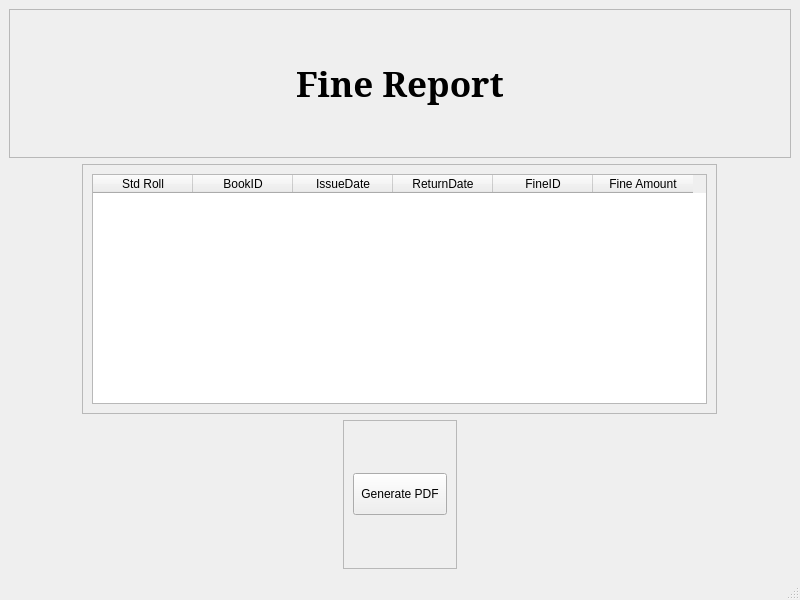
<?xml version="1.0" encoding="UTF-8"?>
<ui version="4.0">
 <class>fine</class>
 <widget class="QMainWindow" name="fine">
  <property name="geometry">
   <rect>
    <x>0</x>
    <y>0</y>
    <width>800</width>
    <height>600</height>
   </rect>
  </property>
  <property name="windowTitle">
   <string>MainWindow</string>
  </property>
  <widget class="QWidget" name="centralwidget">
   <layout class="QVBoxLayout" name="verticalLayout">
    <item>
     <widget class="QFrame" name="frame">
      <property name="frameShape">
       <enum>QFrame::StyledPanel</enum>
      </property>
      <property name="frameShadow">
       <enum>QFrame::Raised</enum>
      </property>
      <layout class="QVBoxLayout" name="verticalLayout_2">
       <item alignment="Qt::AlignHCenter">
        <widget class="QLabel" name="label">
         <property name="font">
          <font>
           <family>MS Serif</family>
           <pointsize>26</pointsize>
           <weight>75</weight>
           <bold>true</bold>
          </font>
         </property>
         <property name="text">
          <string>Fine Report</string>
         </property>
        </widget>
       </item>
      </layout>
     </widget>
    </item>
    <item alignment="Qt::AlignHCenter">
     <widget class="QFrame" name="frame_2">
      <property name="minimumSize">
       <size>
        <width>16</width>
        <height>0</height>
       </size>
      </property>
      <property name="maximumSize">
       <size>
        <width>1200</width>
        <height>250</height>
       </size>
      </property>
      <property name="frameShape">
       <enum>QFrame::StyledPanel</enum>
      </property>
      <property name="frameShadow">
       <enum>QFrame::Raised</enum>
      </property>
      <layout class="QVBoxLayout" name="verticalLayout_3">
       <item>
        <widget class="QTableWidget" name="table">
         <property name="minimumSize">
          <size>
           <width>615</width>
           <height>0</height>
          </size>
         </property>
         <property name="maximumSize">
          <size>
           <width>16777215</width>
           <height>16777215</height>
          </size>
         </property>
         <column>
          <property name="text">
           <string>Std Roll</string>
          </property>
         </column>
         <column>
          <property name="text">
           <string>BookID</string>
          </property>
         </column>
         <column>
          <property name="text">
           <string>IssueDate</string>
          </property>
         </column>
         <column>
          <property name="text">
           <string>ReturnDate</string>
          </property>
         </column>
         <column>
          <property name="text">
           <string>FineID</string>
          </property>
         </column>
         <column>
          <property name="text">
           <string>Fine Amount</string>
          </property>
         </column>
        </widget>
       </item>
      </layout>
     </widget>
    </item>
    <item alignment="Qt::AlignHCenter">
     <widget class="QFrame" name="frame_3">
      <property name="frameShape">
       <enum>QFrame::StyledPanel</enum>
      </property>
      <property name="frameShadow">
       <enum>QFrame::Raised</enum>
      </property>
      <layout class="QVBoxLayout" name="verticalLayout_4">
       <item>
        <widget class="QPushButton" name="pdf">
         <property name="minimumSize">
          <size>
           <width>94</width>
           <height>0</height>
          </size>
         </property>
         <property name="maximumSize">
          <size>
           <width>129</width>
           <height>42</height>
          </size>
         </property>
         <property name="cursor">
          <cursorShape>PointingHandCursor</cursorShape>
         </property>
         <property name="text">
          <string>Generate PDF</string>
         </property>
        </widget>
       </item>
      </layout>
     </widget>
    </item>
   </layout>
  </widget>
  <widget class="QMenuBar" name="menubar">
   <property name="geometry">
    <rect>
     <x>0</x>
     <y>0</y>
     <width>800</width>
     <height>21</height>
    </rect>
   </property>
  </widget>
  <widget class="QStatusBar" name="statusbar"/>
 </widget>
 <resources/>
 <connections/>
</ui>
